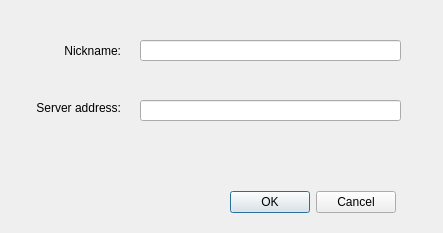
<?xml version="1.0" encoding="UTF-8"?>
<ui version="4.0">
 <class>SettingsDialog</class>
 <widget class="QDialog" name="SettingsDialog">
  <property name="geometry">
   <rect>
    <x>0</x>
    <y>0</y>
    <width>443</width>
    <height>233</height>
   </rect>
  </property>
  <property name="windowTitle">
   <string>SettingsDialog</string>
  </property>
  <widget class="QLabel" name="label">
   <property name="geometry">
    <rect>
     <x>30</x>
     <y>40</y>
     <width>91</width>
     <height>21</height>
    </rect>
   </property>
   <property name="text">
    <string>Nickname:</string>
   </property>
   <property name="alignment">
    <set>Qt::AlignRight|Qt::AlignTrailing|Qt::AlignVCenter</set>
   </property>
  </widget>
  <widget class="QLineEdit" name="m_nickname">
   <property name="geometry">
    <rect>
     <x>140</x>
     <y>40</y>
     <width>261</width>
     <height>21</height>
    </rect>
   </property>
  </widget>
  <widget class="QLabel" name="label_2">
   <property name="geometry">
    <rect>
     <x>10</x>
     <y>100</y>
     <width>111</width>
     <height>16</height>
    </rect>
   </property>
   <property name="text">
    <string>Server address:</string>
   </property>
   <property name="alignment">
    <set>Qt::AlignRight|Qt::AlignTrailing|Qt::AlignVCenter</set>
   </property>
  </widget>
  <widget class="QLineEdit" name="m_serverAddress">
   <property name="geometry">
    <rect>
     <x>140</x>
     <y>100</y>
     <width>261</width>
     <height>21</height>
    </rect>
   </property>
  </widget>
  <widget class="QDialogButtonBox" name="buttonBox">
   <property name="geometry">
    <rect>
     <x>230</x>
     <y>190</y>
     <width>166</width>
     <height>25</height>
    </rect>
   </property>
   <property name="standardButtons">
    <set>QDialogButtonBox::Cancel|QDialogButtonBox::Ok</set>
   </property>
  </widget>
  <widget class="QLabel" name="m_errorText">
   <property name="geometry">
    <rect>
     <x>140</x>
     <y>150</y>
     <width>261</width>
     <height>21</height>
    </rect>
   </property>
   <property name="autoFillBackground">
    <bool>false</bool>
   </property>
   <property name="styleSheet">
    <string notr="true">color: rgb(237, 51, 59);</string>
   </property>
   <property name="text">
    <string/>
   </property>
  </widget>
 </widget>
 <resources/>
 <connections/>
</ui>
